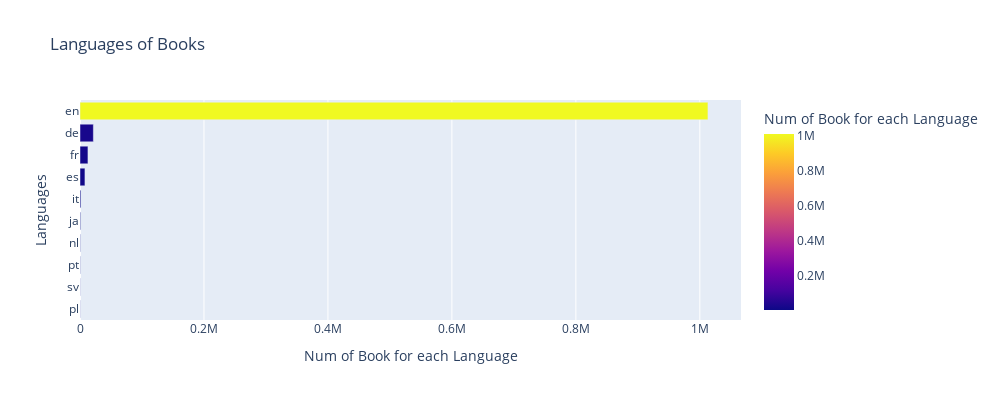

Notebook source saved alongside this figure:
### Code cell
import plotly.express as px

plotData= booksWithDescAfterPreproc['Language'].value_counts().reset_index()
plotData.columns = ['Languages', 'Num of Book for each Language']
plotData['Languages'] = plotData['Languages']
plotData = plotData.sort_values('Num of Book for each Language')
fig = px.bar(lang.tail(10), x="Num of Book for each Language", y="Languages", title='Languages of Books', orientation='h', color='Num of Book for each Language',
             width=1000, height=400)
fig.show()

### Figure 1 — Plotly figure (JSON) as saved in the notebook; plotly's stock layout.template omitted (floating-point values rounded to 4 significant figures)
{"data": [{"alignmentgroup": "True", "hovertemplate": "Num of Book for each Language=%{marker.color}<br>Languages=%{y}<extra></extra>", "legendgroup": "", "marker": {"color": [305, 311, 460, 581, 1021, 1497, 7964, 12831, 21561, 1013107], "coloraxis": "coloraxis", "pattern": {"shape": ""}}, "name": "", "offsetgroup": "", "orientation": "h", "showlegend": false, "textposition": "auto", "type": "bar", "x": [305, 311, 460, 581, 1021, 1497, 7964, 12831, 21561, 1013107], "xaxis": "x", "y": ["pl", "sv", "pt", "nl", "ja", "it", "es", "fr", "de", "en"], "yaxis": "y"}], "layout": {"barmode": "relative", "coloraxis": {"colorbar": {"title": {"text": "Num of Book for each Language"}}, "colorscale": [[0, "#0d0887"], [0.1111, "#46039f"], [0.2222, "#7201a8"], [0.3333, "#9c179e"], [0.4444, "#bd3786"], [0.5556, "#d8576b"], [0.6667, "#ed7953"], [0.7778, "#fb9f3a"], [0.8889, "#fdca26"], [1, "#f0f921"]]}, "height": 400, "legend": {"tracegroupgap": 0}, "title": {"text": "Languages of Books"}, "width": 1000, "xaxis": {"anchor": "y", "domain": [0, 1], "title": {"text": "Num of Book for each Language"}}, "yaxis": {"anchor": "x", "domain": [0, 1], "title": {"text": "Languages"}}}}
